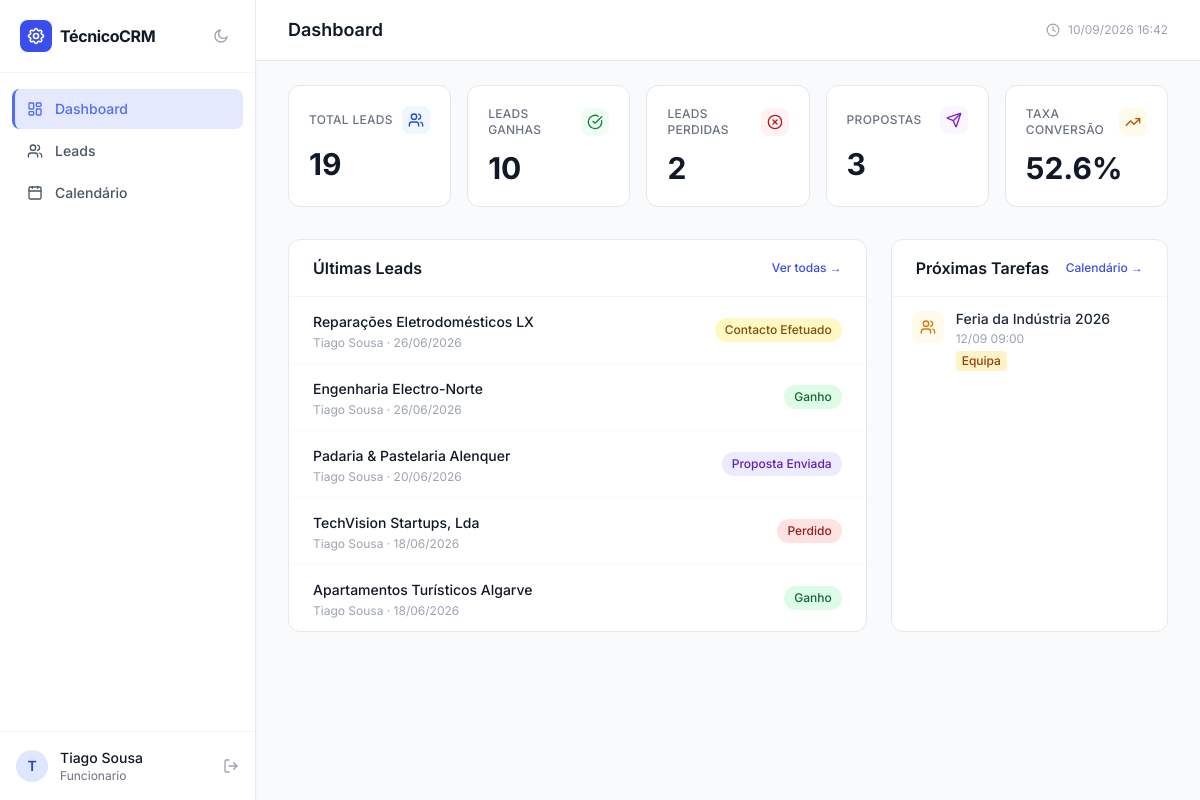
Screenshot of /dashboard.php (signed in) with the database file from the repository.
### tables this page shows
CREATE TABLE `leads` (
  `id` int(10) UNSIGNED NOT NULL,
  `nome_cliente` varchar(150) NOT NULL,
  `email` varchar(150) DEFAULT NULL,
  `telefone` varchar(20) DEFAULT NULL,
  `morada` text DEFAULT NULL,
  `nif` varchar(20) DEFAULT NULL,
  `cc` varchar(20) DEFAULT NULL,
  `estado` enum('Nova Lead','Contacto Efetuado','Proposta Enviada','Ganho','Perdido') NOT NULL DEFAULT 'Nova Lead',
  `criado_por` int(10) UNSIGNED NOT NULL,
  `created_at` datetime NOT NULL DEFAULT current_timestamp(),
  `updated_at` datetime NOT NULL DEFAULT current_timestamp() ON UPDATE current_timestamp()
);

CREATE TABLE `utilizadores` (
  `id` int(10) UNSIGNED NOT NULL,
  `nome` varchar(150) NOT NULL,
  `email` varchar(150) NOT NULL,
  `password` varchar(255) NOT NULL,
  `telefone` varchar(20) DEFAULT NULL,
  `cc` varchar(20) DEFAULT NULL,
  `nif` varchar(20) DEFAULT NULL,
  `morada` text DEFAULT NULL,
  `cargo` varchar(100) DEFAULT NULL,
  `salario_base` decimal(10,2) DEFAULT 0.00,
  `estado` enum('ativo','inativo') NOT NULL DEFAULT 'ativo',
  `role` enum('admin','funcionario') NOT NULL DEFAULT 'funcionario',
  `created_at` datetime NOT NULL DEFAULT current_timestamp()
);

CREATE TABLE `calendario_tarefas` (
  `id` int(10) UNSIGNED NOT NULL,
  `titulo` varchar(200) NOT NULL,
  `descricao` text DEFAULT NULL,
  `data_hora` datetime NOT NULL,
  `tipo` enum('individual','equipa') NOT NULL DEFAULT 'individual',
  `criado_por` int(10) UNSIGNED NOT NULL,
  `atribuido_a` int(10) UNSIGNED DEFAULT NULL,
  `created_at` datetime NOT NULL DEFAULT current_timestamp()
);

### config.php (called while the page is built, shortened)
<?php
function h(string $string): string
{
    return htmlspecialchars($string, ENT_QUOTES | ENT_HTML5, 'UTF-8');
}
function hasRole(string $role): bool
{
    return isset($_SESSION['role']) && $_SESSION['role'] === $role;
}

### dashboard.php (the view, shortened to what this page needs)
<?php
require_once __DIR__ . '/config.php';
$pdo       = getDB();
$userId    = (int) $_SESSION['user_id'];
$isAdmin   = hasRole('admin');
$whereClause = $isAdmin ? '' : 'WHERE l.criado_por = :uid';
$params      = $isAdmin ? [] : [':uid' => $userId];
$stmtStats = $pdo->prepare(
    "SELECT COUNT(*) AS total,
            SUM(CASE WHEN estado='Ganho'            THEN 1 ELSE 0 END) AS ganho,
            SUM(CASE WHEN estado='Perdido'          THEN 1 ELSE 0 END) AS perdido,
            SUM(CASE WHEN estado='Nova Lead'        THEN 1 ELSE 0 END) AS nova,
            SUM(CASE WHEN estado='Proposta Enviada' THEN 1 ELSE 0 END) AS proposta
       FROM leads l {$whereClause}"
);
$stmtStats->execute($params);
$stats = $stmtStats->fetch();
$taxaConversao = $stats['total'] > 0
    ? round(($stats['ganho'] / $stats['total']) * 100, 1)
    : 0;
$stmtTarefas = $pdo->prepare(
    "SELECT ct.*, u.nome AS criador_nome
       FROM calendario_tarefas ct
       JOIN utilizadores u ON u.id = ct.criado_por
      WHERE (ct.tipo='equipa' OR ct.atribuido_a=:uid " . ($isAdmin ? "OR 1=1" : "") . ")
        AND ct.data_hora >= NOW()
        AND ct.data_hora <= DATE_ADD(NOW(), INTERVAL 7 DAY)
      ORDER BY ct.data_hora ASC LIMIT 10"
);
$stmtTarefas->execute([':uid' => $userId]);
$tarefas = $stmtTarefas->fetchAll();
$stmtLeads = $pdo->prepare(
    "SELECT l.*, u.nome AS criador
       FROM leads l JOIN utilizadores u ON u.id = l.criado_por
     " . ($isAdmin ? '' : 'WHERE l.criado_por = :uid') . "
     ORDER BY l.created_at DESC LIMIT 5"
);
$stmtLeads->execute($isAdmin ? [] : [':uid' => $userId]);
$ultimasLeads = $stmtLeads->fetchAll();
include __DIR__ . '/includes/header.php';
?>
<div class="grid grid-cols-2 lg:grid-cols-5 gap-4 mb-8">
<?php
$cards = [
    ['label'=>'Total Leads',       'value'=>$stats['total'],    'light'=>'bg-blue-50 text-blue-700',   'dark'=>'dark:bg-blue-950 dark:text-blue-300',   'icon'=>'users'],
    ['label'=>'Leads Ganhas',      'value'=>$stats['ganho'],    'light'=>'bg-green-50 text-green-700', 'dark'=>'dark:bg-green-950 dark:text-green-300', 'icon'=>'check-circle'],
    ['label'=>'Leads Perdidas',    'value'=>$stats['perdido'],  'light'=>'bg-red-50 text-red-700',     'dark'=>'dark:bg-red-950 dark:text-red-300',     'icon'=>'x-circle'],
    ['label'=>'Propostas',         'value'=>$stats['proposta'], 'light'=>'bg-purple-50 text-purple-700','dark'=>'dark:bg-purple-950 dark:text-purple-300','icon'=>'send'],
    ['label'=>'Taxa Conversão',    'value'=>$taxaConversao.'%', 'light'=>'bg-amber-50 text-amber-700', 'dark'=>'dark:bg-amber-950 dark:text-amber-300', 'icon'=>'trending-up'],
];
foreach ($cards as $c):
?>
<div class="bg-white dark:bg-gray-900 rounded-xl border border-gray-200 dark:border-gray-800
            p-5 flex flex-col gap-3 hover:shadow-sm transition">
    <div class="flex items-center justify-between">
        <span class="text-xs font-medium text-gray-500 dark:text-gray-400 uppercase tracking-wide">
            <?= $c['label'] ?>
        </span>
        <span class="p-1.5 rounded-lg <?= $c['light'] ?> <?= $c['dark'] ?>">
            <i data-lucide="<?= $c['icon'] ?>" class="w-4 h-4"></i>
        </span>
    </div>
    <p class="text-3xl font-bold text-gray-900 dark:text-white"><?= $c['value'] ?></p>
</div>
<?php endforeach; ?>
</div>
<div class="grid grid-cols-1 lg:grid-cols-3 gap-6 mb-8">
    <div class="lg:col-span-2 bg-white dark:bg-gray-900
                rounded-xl border border-gray-200 dark:border-gray-800 overflow-hidden">
        <div class="px-6 py-4 border-b border-gray-100 dark:border-gray-800
                    flex items-center justify-between">
            <h2 class="font-semibold text-gray-900 dark:text-white">Últimas Leads</h2>
            <a href="<?= APP_URL ?>/leads.php"
               class="text-xs text-brand-600 dark:text-brand-400 hover:underline font-medium">
               Ver todas →
            </a>
        </div>
        <div class="divide-y divide-gray-50 dark:divide-gray-800">
            <?php if (empty($ultimasLeads)): ?>
            <p class="px-6 py-8 text-center text-sm text-gray-400 dark:text-gray-500">
                Ainda não existem leads registadas.
            </p>
            <?php else: foreach ($ultimasLeads as $lead):
                $bc = match($lead['estado']) {
                    'Nova Lead'         => 'badge-nova',
                    'Contacto Efetuado' => 'badge-contacto',
                    'Proposta Enviada'  => 'badge-proposta',
                    'Ganho'             => 'badge-ganho',
                    'Perdido'           => 'badge-perdido',
                    default             => 'bg-gray-100 text-gray-600',
                };
            ?>
            <div class="px-6 py-3 flex items-center justify-between
                        hover:bg-gray-50 dark:hover:bg-gray-800/50 transition">
                <div>
                    <a href="<?= APP_URL ?>/leads.php"
                       class="text-sm font-medium text-gray-900 dark:text-white
                              hover:text-brand-600 dark:hover:text-brand-400">
                        <?= h($lead['nome_cliente']) ?>
                    </a>
                    <p class="text-xs text-gray-400 dark:text-gray-500 mt-0.5">
                        <?= h($lead['criador']) ?> · <?= date('d/m/Y', strtotime($lead['created_at'])) ?>
                    </p>
                </div>
                <span class="text-xs font-medium px-2.5 py-1 rounded-full <?= $bc ?>">
                    <?= h($lead['estado']) ?>
                </span>
            </div>
            <?php endforeach; endif; ?>
        </div>
    </div>
    <div class="bg-white dark:bg-gray-900
                rounded-xl border border-gray-200 dark:border-gray-800 overflow-hidden">
        <div class="px-6 py-4 border-b border-gray-100 dark:border-gray-800
                    flex items-center justify-between">
            <h2 class="font-semibold text-gray-900 dark:text-white">Próximas Tarefas</h2>
            <a href="<?= APP_URL ?>/calendario.php"
               class="text-xs text-brand-600 dark:text-brand-400 hover:underline font-medium">
               Calendário →
            </a>
        </div>
        <div class="divide-y divide-gray-50 dark:divide-gray-800">
            <?php if (empty($tarefas)): ?>
            <p class="px-6 py-8 text-center text-sm text-gray-400 dark:text-gray-500">
                Sem tarefas para os próximos 7 dias.
            </p>
            <?php else: foreach ($tarefas as $t): ?>
            <div class="px-5 py-3">
                <div class="flex items-start gap-3">
                    <div class="w-8 h-8 rounded-lg flex-shrink-0 mt-0.5 flex items-center justify-center
                                <?= $t['tipo']==='equipa'
                                    ? 'bg-amber-50 dark:bg-amber-900/40'
                                    : 'bg-brand-50 dark:bg-brand-900/40' ?>">
                        <i data-lucide="<?= $t['tipo']==='equipa' ? 'users' : 'user' ?>"
                           class="w-4 h-4 <?= $t['tipo']==='equipa'
                               ? 'text-amber-600 dark:text-amber-400'
                               : 'text-brand-600 dark:text-brand-400' ?>"></i>
                    </div>
                    <div class="flex-1 min-w-0">
                        <p class="text-sm font-medium text-gray-800 dark:text-gray-100 truncate">
                            <?= h($t['titulo']) ?>
                        </p>
                        <p class="text-xs text-gray-400 dark:text-gray-500 mt-0.5">
                            <?= date('d/m H:i', strtotime($t['data_hora'])) ?>
                        </p>
                        <?php if ($t['tipo']==='equipa'): ?>
                        <span class="inline-block mt-1 text-xs font-medium px-1.5 py-0.5 rounded badge-equipa">
                            Equipa
                        </span>
                        <?php endif; ?>
                    </div>
                </div>
            </div>
            <?php endforeach; endif; ?>
        </div>
    </div>
</div>
<?php include __DIR__ . '/includes/footer.php'; ?>

### header.php (style rules this page uses)
body { font-family: 'Inter', sans-serif; }
.badge-contacto { background:#fef9c3; color:#854d0e; }
.badge-proposta { background:#ede9fe; color:#5b21b6; }
.badge-ganho { background:#dcfce7; color:#166534; }
.badge-perdido { background:#fee2e2; color:#991b1b; }
.badge-equipa { background:#fef3c7; color:#92400e; }
*, *::before, *::after { transition: background-color 0.2s ease, border-color 0.2s ease, color 0.15s ease; }

### rows the page displays
leads: nome_cliente "Reparações Eletrodomésticos LX", criado_por.nome "Tiago Sousa", created_at "26/06/2026", estado "Contacto Efetuado"
leads: nome_cliente "Engenharia Electro-Norte", criado_por.nome "Tiago Sousa", created_at "26/06/2026", estado "Ganho"
leads: nome_cliente "Padaria & Pastelaria Alenquer", criado_por.nome "Tiago Sousa", created_at "20/06/2026", estado "Proposta Enviada"
leads: nome_cliente "TechVision Startups, Lda", criado_por.nome "Tiago Sousa", created_at "18/06/2026", estado "Perdido"
leads: nome_cliente "Apartamentos Turísticos Algarve", criado_por.nome "Tiago Sousa", created_at "18/06/2026", estado "Ganho"
calendario_tarefas: titulo "Feria da Indústria 2026", data_hora "12/09 09:00", tipo "Equipa"

### other values shown
APP_NAME "TécnicoCRM"
$item['label'] "Dashboard"
$item['label'] "Leads"
$item['label'] "Calendário"
substr($_SESSION['nome'] ?? 'U', 0, 1) "T"
$_SESSION['nome'] "Tiago Sousa"
$_SESSION['role'] "Funcionario"
$pageTitle "Dashboard"
$c['label'] "TOTAL LEADS"
$c['value'] "19"
$c['label'] "LEADS GANHAS"
$c['value'] "10"
$c['label'] "LEADS PERDIDAS"
$c['value'] "2"
$c['label'] "PROPOSTAS"
